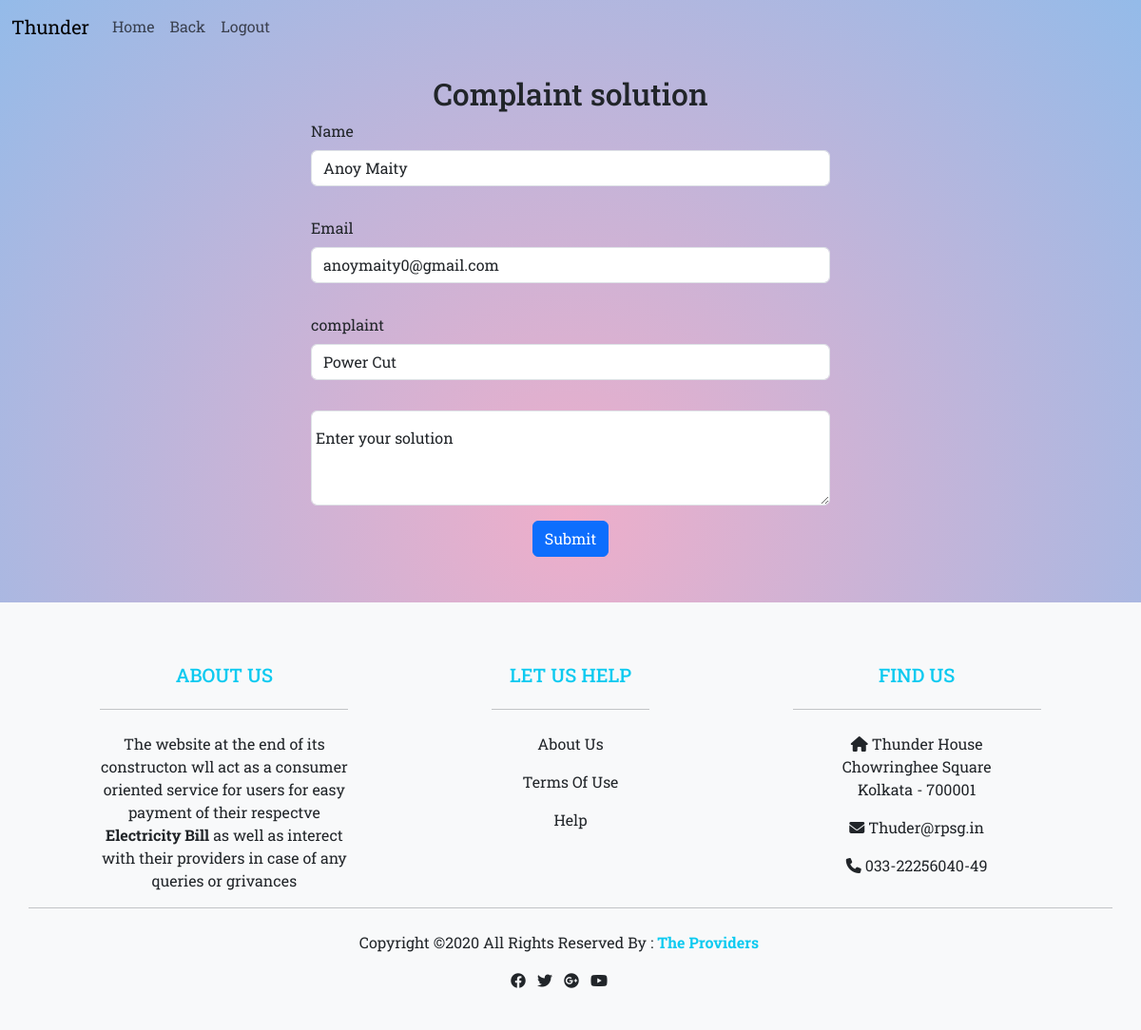
/admin/complain_resolution.php?complainid=27, run on the app's committed database.
### tables this page shows
CREATE TABLE `complain` (
  `id` int(20) NOT NULL,
  `conid` varchar(100) NOT NULL,
  `name` varchar(100) NOT NULL,
  `email` varchar(100) NOT NULL,
  `complaint` varchar(400) NOT NULL,
  `status` varchar(100) NOT NULL,
  `cid` varchar(200) NOT NULL
);

### admin/complain_resolution.php (the view, shortened to what this page needs)
<?php
include '../Database/db.php';
$id=$_GET['complainid'];
$sql="select * from `complain` where id='$id'";
$result=mysqli_query($con,$sql);
$row=mysqli_fetch_assoc($result);
$name=$row['name'];
$email=$row['email'];
$complain=$row['complaint'];
?>
<!DOCTYPE html>
<html lang="en">
<head>
  <link href="https://cdn.jsdelivr.net/npm/bootstrap@5.3.0-alpha3/dist/css/bootstrap.min.css" rel="stylesheet">
  <link rel="stylesheet" href="https://cdnjs.cloudflare.com/ajax/libs/font-awesome/6.1.2/css/all.min.css" />
</head>
<body>
<nav class="navbar navbar-expand-lg navbar-light navbar-primary" >
  <div class="container-fluid">
    <a class="navbar-brand" href="../index.php">Thunder</a>
    <div class="collapse navbar-collapse" id="navbarNav">
      <ul class="navbar-nav">
        <li class="nav-item">
          <a class="nav-link" href="../index.php">Home</a>
        </li>
        <li class="nav-item">
          <a class="nav-link" href="complain_approve.php">Back</a>
        </li>
        <li class="nav-item">
          <a class="nav-link" href="logout.php">Logout</a>
        </li>
      </ul>
    </div>
  </div>
</nav>
<div class="container my-4">
    <div class="text-center">
    <h2>Complaint solution</h2>
    </div>
    <div class="row d-flex justify-content-center">
    <div class="col-md-6">
<form class="row g-3" method="POST">
  <div class="mb-3">
    <label for="exampleInputEmail1" class="form-label">Name</label>
    <input type="text" class="form-control" name="name" value="<?php echo $name; ?>"readonly>
  </div>
  <div class="mb-3">
    <label for="exampleInputEmail1" class="form-label">Email</label>
    <input type="email" class="form-control"  name="email" value="<?php echo $email; ?>"readonly>
  </div>
  <div class="mb-3">
    <label for="exampleInputEmail1" class="form-label">complaint</label>
    <input type="text" class="form-control" name="complain" value="<?php echo $complain; ?>" readonly>
  </div>
  <div class="form-floating">
  <textarea class="form-control" placeholder="Leave a comment here" name="reso" style="height: 100px"></textarea>
  <label for="floatingTextarea2"> Enter your solution</label>
</div>
 <div class="text-center">
  <button type="submit" class="btn btn-primary" name="resolution">Submit</button>
  </div>
</form>
  </div>
  </div>
  </div>
<br>
<footer class="bg-light text-dark pt-5 pb-4">
        <div class="container text-center text-md-left">
            <div class="row text-center text-md-left">
                <div class="col-md-3 col-lg-3 col-xl-3 mx-auto mt-3">
                    <h5 class="text-uppercase mb-4 font-weight-bold text-info">About Us</h5>
                    <hr class="mb-4">
                    <p>The website at the end of its constructon wll act as a consumer oriented service for users for easy payment of their respectve <strong>Electricity Bill</strong> as well as interect with their providers in case of any queries or grivances</p>
                </div>
                <div class="col-md-2 col-lg-2 col-xl-2 mx-auto mt-3">
                    <h5 class="text-uppercase mb-4 font-weight-bold text-info">Let Us Help</h5>
                    <hr class="mb-4">
                    <p>
                        <a href="#" class="text-dark" style="text-decoration:none">About Us</a>
                    </p>
                    <p>
                    <a href="#" class="text-dark" style="text-decoration:none">Terms Of Use</a>
                    </p>
                    <p>
                    <a href="#" class="text-dark" style="text-decoration:none">Help</a>
                    </p>
                </div>
                <div class="col-md-3 col-lg-3 col-xl-3 mx-auto mt-3">
                    <h5 class="text-uppercase mb-4 font-weight-bold text-info">Find Us</h5>
                    <hr class="mb-4">
                    <p>
                        <li class="fas fa-home mr-3"></li> Thunder House <br> Chowringhee Square <br> Kolkata - 700001
                    </p>
                    <p>
                    <li class="fas fa-envelope mr-3"></li> Thuder@rpsg.in
                    </p>
                    <p>
                    <li class="fas fa-phone mr-3"></li> 033-22256040-49
                    </p>
                </div>
                <hr  class="mb-4">
                <div class="row d-flex justify-content-center">
                    <div>
                        <p>
                            Copyright &copy;2020 All Rights Reserved By :
                            <a href="#" style="text-decoration:none;">
                                <strong class="text-info">The Providers</strong>
                            </a>
                        </p>
                    </div>
                </div>
                <div class="row d-flex justify-content-center">
                    <div class="text-center">
                        <ul class="list-unstyled list-inline">
                            <li class="list-inline-item">
                                <a href="#" class="text-dark"><i class="fab fa-facebook"></i></a>
                            </li>
                            <li class="list-inline-item">
                                <a href="#" class="text-dark"><i class="fab fa-twitter"></i></a>
                            </li>
                            <li class="list-inline-item">
                                <a href="#" class="text-dark"><i class="fab fa-google-plus"></i></a>
                            </li>
                            <li class="list-inline-item">
                                <a href="#" class="text-dark"><i class="fab fa-youtube"></i></a>
                            </li>
                        </ul>
                    </div>
                </div>
            </div>
        </div>
</footer>
</body>
</html>

### admin/complain_resolution.php (style rules this page uses)
* { font-family: 'Roboto Slab', serif; }
body { background: rgb(238,174,202); background: radial-gradient(circle, rgba(238,174,202,1) 0%, rgba(148,187,233,1) 100%); }

### data on the page
complain: name "Anoy Maity", email "anoymaity0@gmail.com", complain "Power Cut"
